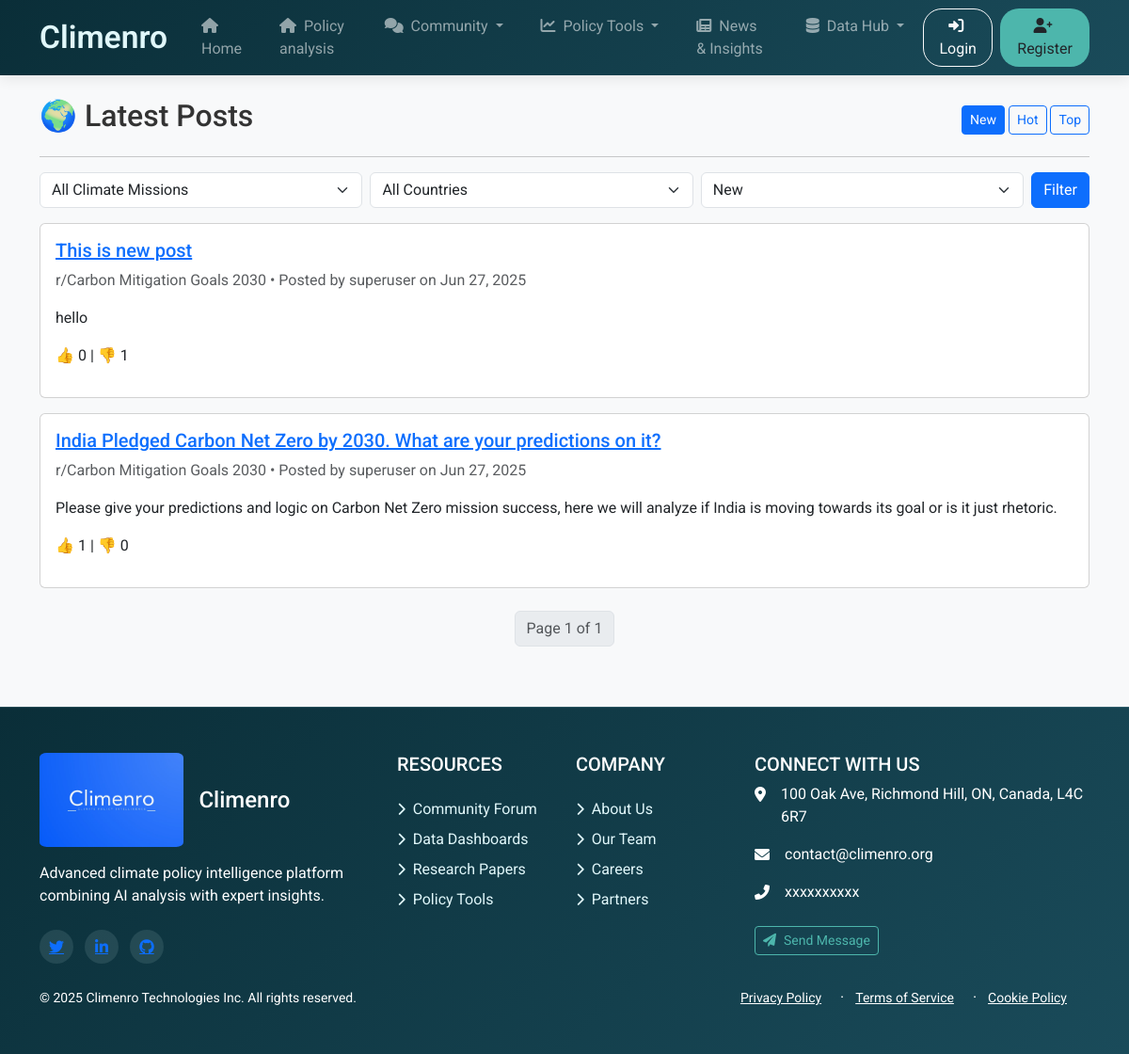
Page /forum on the committed database.
### forum/models.py (models this page shows, shortened)
class Post(models.Model):
    select_country = [
        ('India', 'INDIA'),
        ('usa', 'USA'),
        ('Canada', 'CANADA'),
    ]
    subreddit = models.ForeignKey(Subreddit, on_delete=models.CASCADE, related_name='posts')
    author = models.ForeignKey(User, on_delete=models.CASCADE)
    title = models.CharField(max_length=300)
    content = models.TextField()
    country = models.CharField(choices= select_country, null=True, blank=True)  # or CharField with choices
    created_at = models.DateTimeField(auto_now_add=True)
    upvotes = models.IntegerField(default=0)
    downvotes = models.IntegerField(default=0)

class Subreddit(models.Model):
    name = models.CharField(max_length=100, unique=True)
    description = models.TextField()

### forum/views.py (the view)
# urls.py: path('forum', views.forum_home, name='forum'),
def forum_home(request):
    sort = request.GET.get('sort', 'new')
    subreddit_name = request.GET.get('subreddit')
    country_code = request.GET.get('country')
    posts = Post.objects.all()
    if subreddit_name:
        posts = posts.filter(subreddit__name=subreddit_name)
    if country_code:
        posts = posts.filter(country=country_code)
    if sort == 'top':
        posts = posts.order_by('-upvotes')
    elif sort == 'hot':
        posts = posts.annotate(score=models.F('upvotes') - models.F('downvotes')).order_by('-score')
    else:
        posts = posts.order_by('-created_at')
    paginator = Paginator(posts, 10)
    page = request.GET.get('page')
    posts = paginator.get_page(page)
    subreddits = Subreddit.objects.all()
    countries = Post.select_country  # ✅ Here’s the missing line
    return render(request, 'forum/forum_home.html', {
        'posts': posts,
        'sort': sort,
        'subreddit_name': subreddit_name,
        'country_code': country_code,
        'countries': countries,
        'subreddits': subreddits,
    })

### forum/templates/forum/forum_home.html (shortened to what this page needs)
{% extends 'forum/base.html' %}
{% block content %}
  <div class="d-flex justify-content-between align-items-center mb-3">
    <h2>🌍 Latest Posts</h2>
    <div>
      <a href="?sort=new" class="btn btn-outline-primary btn-sm {% if sort == 'new' %}active{% endif %}">New</a>
      <a href="?sort=hot" class="btn btn-outline-primary btn-sm {% if sort == 'hot' %}active{% endif %}">Hot</a>
      <a href="?sort=top" class="btn btn-outline-primary btn-sm {% if sort == 'top' %}active{% endif %}">Top</a>
    </div>
  </div>
  <hr>
  <form method="get" class="mb-3 d-flex">
  <select name="subreddit" class="form-select me-2">
  <option value="">All Climate Missions</option>
  </select>
  <select name="country" class="form-select me-2">
    <option value="">All Countries</option>
  </select>
  <select name="sort" class="form-select me-2">
    <option value="new" {% if sort == 'new' %}selected{% endif %}>New</option>
  </select>
  <button class="btn btn-primary" type="submit">Filter</button>
</form>
  {% for post in posts %}
    <div class="card mb-3">
      <div class="card-body">
        <h5><a href="{% url 'post_detail' post.id %}">{{ post.title }}</a></h5>
        <p class="text-muted">
          r/{{ post.subreddit.name }} • Posted by {{ post.author.username }} on {{ post.created_at|date:"M d, Y" }}
        </p>
        <p>{{ post.content|truncatewords:30 }}</p>
        <p>👍 {{ post.upvotes }} | 👎 {{ post.downvotes }}</p>
      </div>
    </div>
  {% empty %}
    <p>No posts found.</p>
  {% endfor %}
  <div class="mt-4">
    <nav>
      <ul class="pagination justify-content-center">
        <li class="page-item disabled">
          <span class="page-link">Page {{ posts.number }} of {{ posts.paginator.num_pages }}</span>
        </li>
      </ul>
    </nav>
  </div>
{% endblock %}

### forum/templates/forum/base.html (style rules this page uses)
:root { --climenro-dark: #0a2e38; --climenro-medium: #1a4b5a; --climenro-accent: #4db6ac; --climenro-light: #e0f7fa; }
body { font-family: 'Roboto', sans-serif; background-color: #f8f9fa; color: #333; display: flex; flex-direction: column; min-height: 100vh; }

### rows in the picture
Post: title "This is new post", subreddit.name "Carbon Mitigation Goals 2030", author.username "superuser", created_at "Jun 27, 2025", content "hello", upvotes "0", downvotes "1"
Post: title "India Pledged Carbon Net Zero by 2030. What are your predictions on it?", subreddit.name "Carbon Mitigation Goals 2030", author.username "superuser", created_at "Jun 27, 2025", content "Please give your predictions and logic on Carbon Net Zero mission success, here we will analyze if India is moving towards its goal or is it just rhetoric.", upvotes "1", downvotes "0"

### other values in the picture
{{ posts.number }} "1"
{{ posts.paginator.num_pages }} "1"
